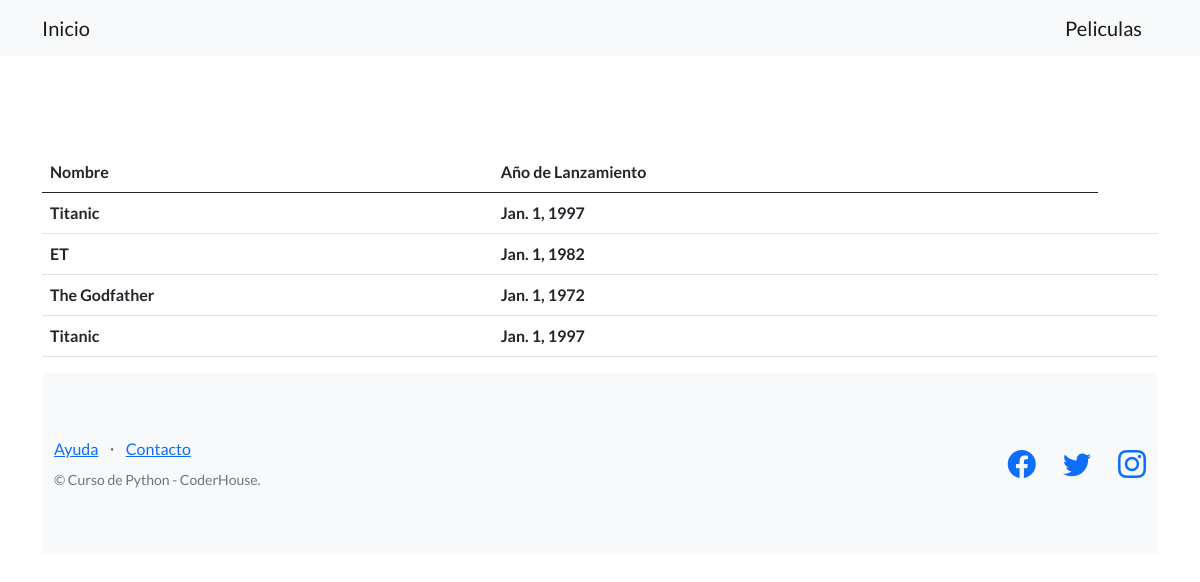
The page /movies/ on the database as committed earlier.
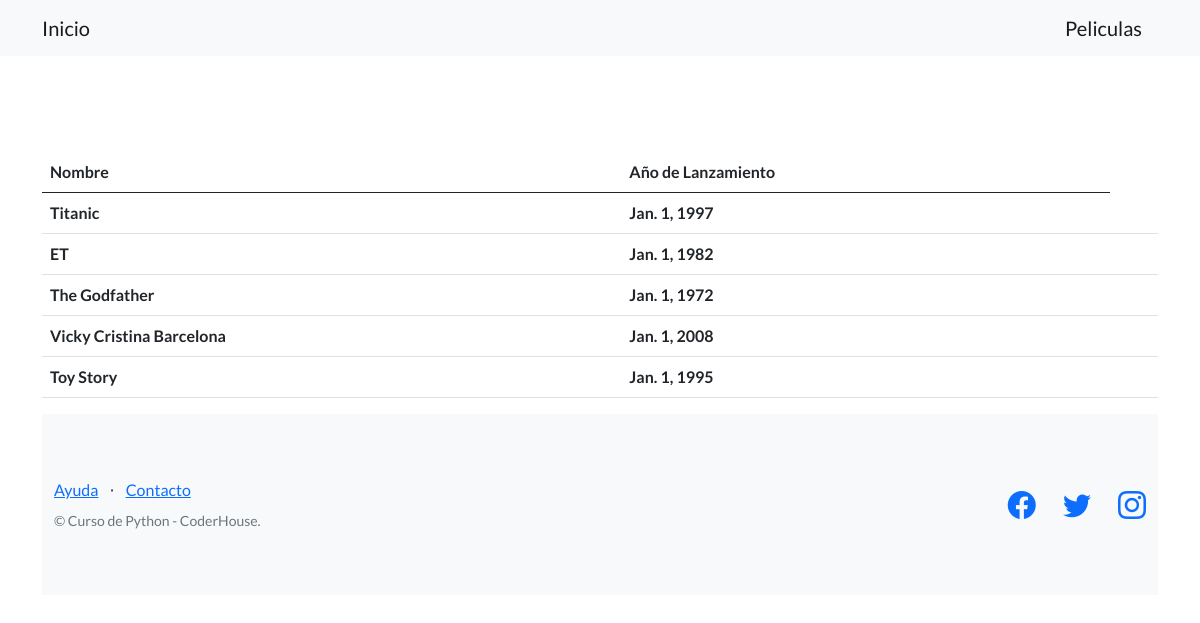
The same page on the database as committed later.
### app_movies/models.py (models this page shows)
class Titulo(models.Model):
    nombre = models.CharField(max_length=150)
    ano_lanzamiento = models.DateField()
    rating = models.ForeignKey('Rating', on_delete=models.CASCADE, null=True)
    genero = models.ForeignKey('Genero', on_delete=models.CASCADE, null=True)
    def __str__(self):
        return f"{self.nombre} - {self.ano_lanzamiento}"

### app_movies/views.py (the view)
# urls.py: path('', listar_titulos, name="movies")
def listar_titulos(request):
    listar_titulos = Titulo.objects.all()
    print(listar_titulos)
    return render(request,"app_movies/titulos_list.html",{"titulo":listar_titulos})

### app_movies/templates/app_movies/titulos_list.html
{% extends "app_movies/plantilla_base.html" %}
{% block contenido_base %}
    <br> <br>
        <div class="container mt-5">
        <table class="table" center>
            <thead >
                <tr>
                    <th>Nombre</th>
                    <th>Año de Lanzamiento</th>
                </tr>
            </thead>
            <tbody>
                    {% for titulo in titulo %}
                    <tr>
                    <th>{{titulo.nombre}}</th>
                    <th>{{titulo.ano_lanzamiento}}</th>
                    <th>{{rating.rating}}</th>
                    </tr>
                    {% endfor %}
            </tbody>
        </table>
{% endblock contenido_base %}

### app_movies/templates/app_movies/plantilla_base.html (shortened to what this page needs)
{% load static %}
<!DOCTYPE html>
<html lang="en">
    <head>
        <link href="https://cdn.jsdelivr.net/npm/bootstrap-icons@1.5.0/font/bootstrap-icons.css" rel="stylesheet" type="text/css" />
        <link href="{% static 'app_movies/css/styles.css' %}" rel="stylesheet" />
    </head>
    <body>
        <nav class="navbar navbar-light bg-light static-top">
            <div class="container">
                <a class="navbar-brand" href="{% url 'inicio' %}">Inicio</a>
                <a class="navbar-brand" href="{% url 'movies' %}">Peliculas</a>
            </div>
        </nav>
        {% block contenido_base %}
        {% endblock contenido_base %}
        <footer class="footer bg-light">
            <div class="container">
                <div class="row">
                    <div class="col-lg-6 h-100 text-center text-lg-start my-auto">
                        <ul class="list-inline mb-2">
                            <li class="list-inline-item"><a href="#!">Ayuda</a></li>
                            <li class="list-inline-item">⋅</li>
                            <li class="list-inline-item"><a href="#!">Contacto</a></li>
                        </ul>
                        <p class="text-muted small mb-4 mb-lg-0">&copy; Curso de Python - CoderHouse.</p>
                    </div>
                    <div class="col-lg-6 h-100 text-center text-lg-end my-auto">
                        <ul class="list-inline mb-0">
                            <li class="list-inline-item me-4">
                                <a href="#!"><i class="bi-facebook fs-3"></i></a>
                            </li>
                            <li class="list-inline-item me-4">
                                <a href="#!"><i class="bi-twitter fs-3"></i></a>
                            </li>
                            <li class="list-inline-item">
                                <a href=""><i class="bi-instagram fs-3"></i></a>
                            </li>
                        </ul>
                    </div>
                </div>
            </div>
        </footer>
    </body>
</html>

Rows that differ between the two databases and show on the page:
removed Titulo: nombre "Titanic", ano_lanzamiento "Jan. 1, 1997"
added Titulo: nombre "Vicky Cristina Barcelona", ano_lanzamiento "Jan. 1, 2008"
added Titulo: nombre "Toy Story", ano_lanzamiento "Jan. 1, 1995"
